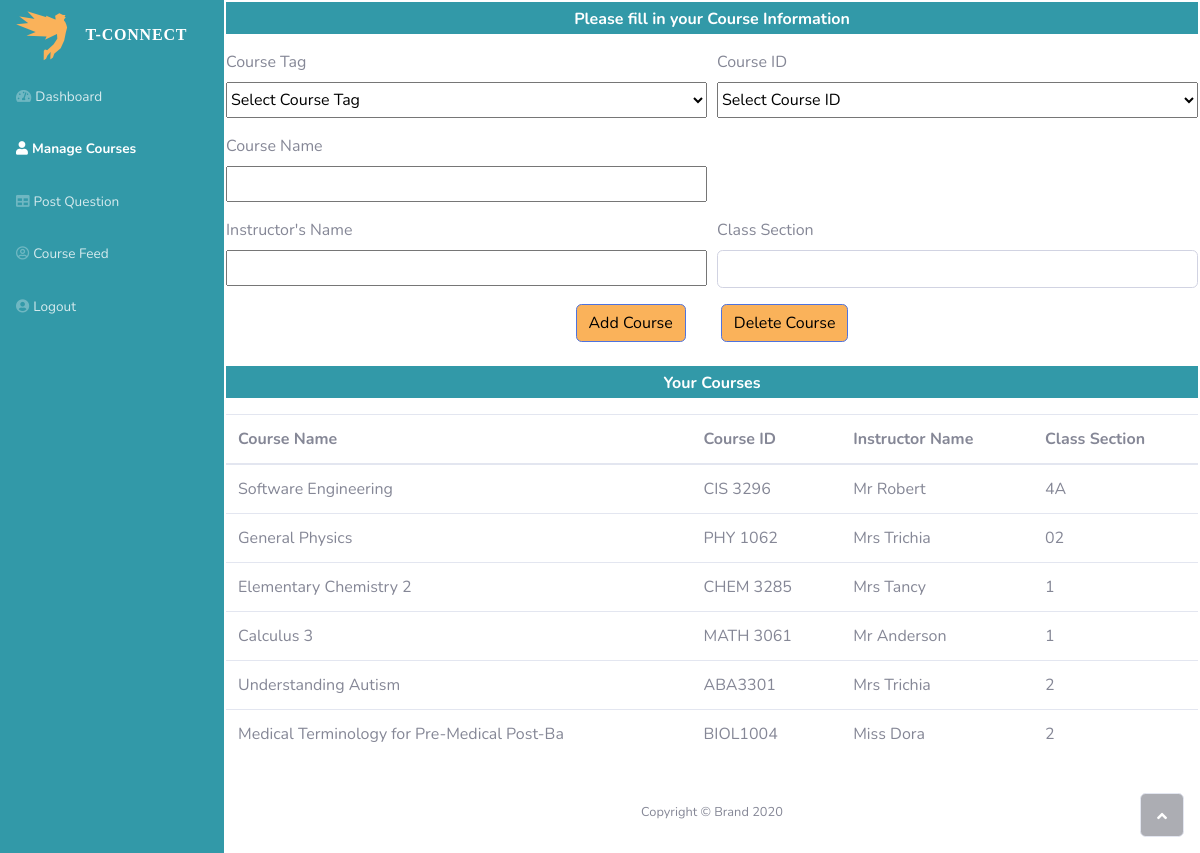
Screenshot of /Final_Project/addCourse.php (signed in) with the database file from the repository.
### tables this page shows
CREATE TABLE `Courses_AH` (
  `CID` int(11) NOT NULL AUTO_INCREMENT,
  `UID` int(11) NOT NULL,
  `CourseName` varchar(45) NOT NULL,
  `CourseID` varchar(45) NOT NULL,
  `Instructor` varchar(45) NOT NULL,
  `Section` varchar(45) NOT NULL,
  PRIMARY KEY (`CID`),
  UNIQUE KEY `CID_UNIQUE` (`CID`)
);

### Final_Project/addCourse.php (the view, shortened to what this page needs)
<!DOCTYPE html>
<html>
   <head>
      <link rel="stylesheet" href="assets/bootstrap/css/bootstrap.min.css">
      <link rel="stylesheet" href="assets/fonts/fontawesome-all.min.css">
      <link rel="stylesheet" href="assets/fonts/font-awesome.min.css">
      <link rel="stylesheet" href="assets/fonts/fontawesome5-overrides.min.css">
      <link rel="stylesheet" href="css/styles.css">
      <link rel="stylesheet" href="https://cdnjs.cloudflare.com/ajax/libs/jqueryui/1.12.1/jquery-ui.min.css"
 />
   </head>
   <body id="page-top " >
      <div id="wrapper " style = "display: flex;">
         <nav class="navbar navbar-dark align-items-start sidebar sidebar-dark accordion bg-gradient-primary p-0"  >
            <div class="container-fluid d-flex flex-column p-0 "style=" ">
               <a class="navbar-brand d-flex justify-content-center align-items-center sidebar-brand m-0" href="#">
                  <div class="sidebar-brand-icon rotate-n-15"><i class='fab fa-studiovinari' style='font-size:48px;color:rgb(250, 178, 90);'></i></div>
                  <div class="sidebar-brand-text mx-3"><span style = "font-family: Times New Roman;Cursive;">T-Connect</span></div>
               </a>
               <ul class="nav navbar-nav text-light" id="accordionSidebar "  style = "width: 100%; overflow: auto;">
                  <li class="nav-item"><a class="nav-link" href="Dashboard.php"><i  class="fas fa-tachometer-alt"></i><span>Dashboard</span></a></li>
                  <li class="nav-item"><a class="nav-link active" href="addCourse.php"><i class="fas fa-user"></i><span>Manage Courses</span></a></li>
                  <li class="nav-item"><a class="nav-link " href="askQuestion.php"><i class="fas fa-table"></i><span>Post Question</span></a></li>
                  <li class="nav-item"><a class="nav-link" href="CoursesTemplate.php"><i class="far fa-user-circle"></i><span>Course Feed</span></a></li>
                  <li class="nav-item"><a class="nav-link" href="php/Logout.php"><i class="fas fa-user-circle"></i><span>Logout</span></a></li>
               </ul>
            </div>
         </nav>
         <div class="d-flex flex-column" id="content-wrapper"style=" padding:2px;width: 100%;">
            <div id="content" >
               <div style = "">
                  <form action="php/AjaxActions.php"   method="POST">
                     <div>
                        <p class= "fancytitle"   ><strong>Please fill in your Course Information  </strong></p>
                        <div class="form-row">
                           <div class="form-group col-md-6">
                              <label for="CourseTag">Course Tag</label>
                              <select style = "width: 100%; height: 36px" id="CTagValue" name = "CourseTag">
                                 <option value="base">Select Course Tag</option>
                              </select>
                           </div>
                           <div class="form-group col-md-6">
                              <label for="CourseID">Course ID</label>
                              <select style = "width: 100%; height: 36px" id="CIDvalue" name = "CourseID">
                                 <option value="base">Select Course ID</option>
                              </select>
                           </div>
                           <div class="form-group col-md-6">
                              <label for="CourseName">Course Name</label>
                              <input readonly="readonly" id="courseNameID" name = "CourseName"type="text" size="50" style = "width: 100%; height: 36px"/>
                           </div>
                        </div>
                        <div class="form-row">
                           <div class="form-group col-md-6">
                              <label for="InstructorName">Instructor's Name</label>
                              <input id="ProfID" name = "InstructorName"type="text" size="50" style = "width: 100%; height: 36px"/>
                           </div>
                           <div class="form-group col-md-6">
                              <label for="classSection">Class Section</label>
                              <input type="name" name = "classSection" class="form-control" id="classSection" >
                           </div>
                        </div>
                     </div>
                  </form>
                  <div style="display: flex; justify-content: center;">
                     <button type = "submit" id="ACButton" onclick="AddRowFunction()" class = "btn btn-primary ">Add Course</button>
                     <span style="padding-left: 35px;"></span>
                     <button  id ="DCButton"  class = "btn btn-primary ">Delete Course</button>
                  </div>
                  <br>
                  <p class= "fancytitle"><strong>Your Courses</strong></p>
                  <div class="table-responsive">
                     <table id = "myTable"class="table table-hover table-striped">
                        <thead >
                           <tr id="mythead">
                              <th>Course Name </th>
                              <th>Course ID </th>
                              <th>Instructor Name</th>
                              <th> Class Section</th>
                              <?php
                                 $Email = $_SESSION["Email"];
                                   $con = mysqli_connect(SERVER, USER, PASSWORD, DATABASE);
                                  $query = "SELECT * FROM FA20_3296_tul46491.Courses_AH where UID = (SELECT ID FROM FA20_3296_tul46491.Users_AH where Email = '$Email' );";
                                           $result = mysqli_query($con, $query);
                                  if(mysqli_num_rows($result) > 0){
                                              while ($row = mysqli_fetch_assoc($result)) {
                                                  echo '<tr style="" onclick="highlightFunction(this)" ">';
                                                  echo '<td>'. $row['CourseName'] .'</td>';
                                                  echo '<td>'. $row['CourseID'] .'</td>';
                                 		echo '<td>'. $row['Instructor'] .'</td>';
                                 		echo '<td>'. $row['Section'] .'</td>';
                                                  echo '</tr>';
                                              }
                                          }
                                 ?>
                           </tr>
                        </thead>
                     </table>
                  </div>
               </div>
            </div>
            <footer class="bg-white sticky-footer">
               <div class="container my-auto">
                  <div class="text-center my-auto copyright"><span>Copyright © Brand 2020</span></div>
               </div>
            </footer>
         </div>
         <a class="border rounded d-inline scroll-to-top" href="#page-top"><i class="fas fa-angle-up"></i></a>
      </div>
   </body>
</html>

### Final_Project/css/styles.css (style rules this page uses)
.fancytitle { text-align: Center; background: rgb(50, 153, 168); color: white; height: 32px; padding-top: 5px; }
.navbar { background: rgb(50, 153, 168); }
.btn { background: rgb(250, 178, 90); background-color: rgb(250, 178, 90); color: black; }
* { box-sizing: border-box }
.active, .dot:hover { background: rgb(50, 153, 168); }

### rows the page displays
courses_ah: CourseName "Software Engineering", CourseID "CIS 3296", Instructor "Mr Robert", Section "4A"
courses_ah: CourseName "General Physics", CourseID "PHY 1062", Instructor "Mrs Trichia", Section "02"
courses_ah: CourseName "Elementary Chemistry 2", CourseID "CHEM 3285", Instructor "Mrs Tancy", Section "1"
courses_ah: CourseName "Calculus 3", CourseID "MATH 3061", Instructor "Mr Anderson", Section "1"
courses_ah: CourseName "Understanding Autism", CourseID "ABA3301", Instructor "Mrs Trichia", Section "2"
courses_ah: CourseName "Medical Terminology for Pre-Medical Post-Ba", CourseID "BIOL1004", Instructor "Miss Dora", Section "2"
